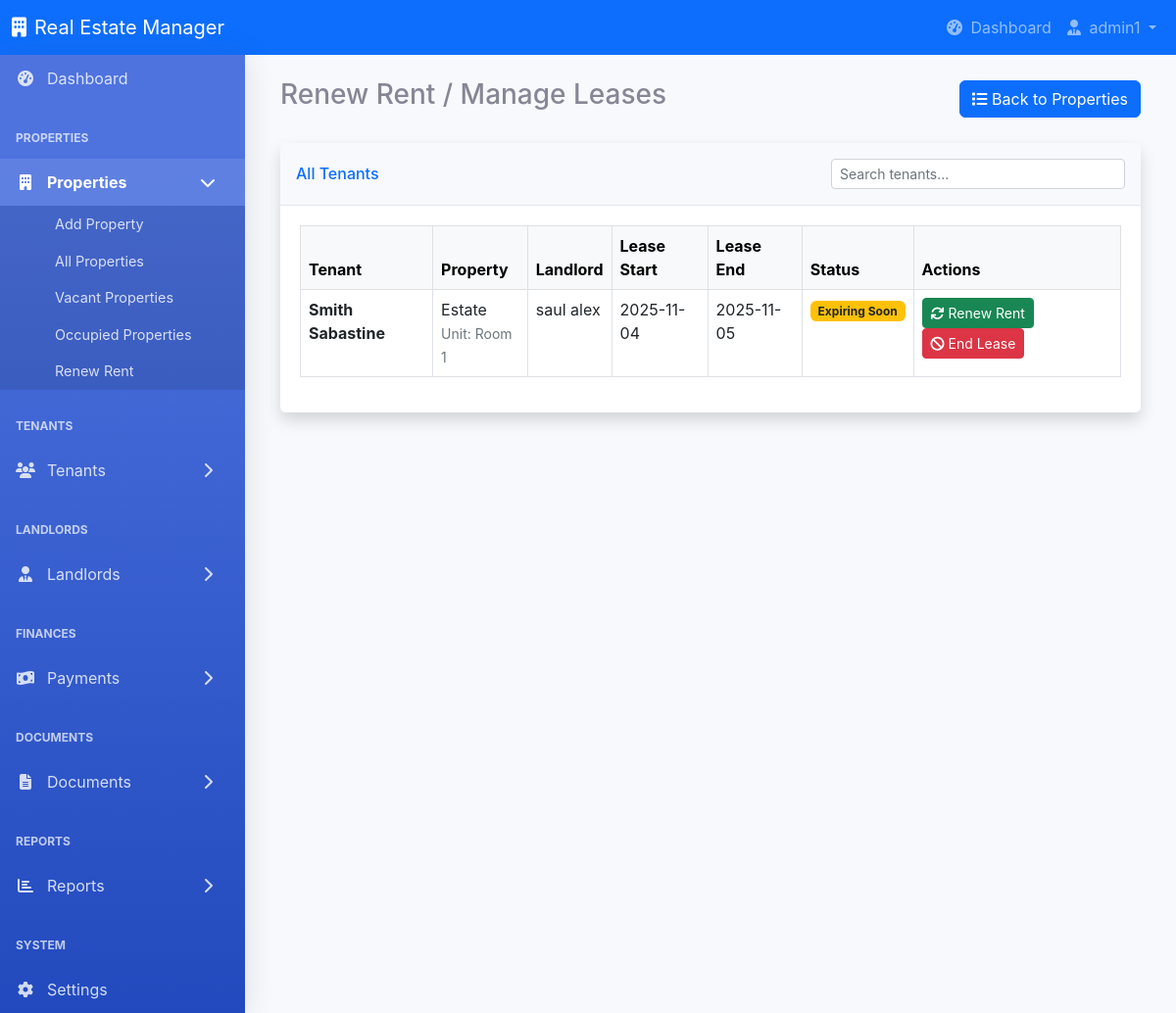
The app's page /properties/renew (signed in) with its own data.
### tables this page shows
CREATE TABLE tenants (
        id INTEGER PRIMARY KEY AUTOINCREMENT,
        full_name TEXT NOT NULL,
        phone TEXT NOT NULL,
        whatsapp TEXT,
        email TEXT,
        id_number TEXT,
        medium_of_reach TEXT,
        permanent_address TEXT,
        occupation TEXT,
        employer TEXT,
        lease_start_date TEXT,
        lease_end_date TEXT,
        receipt_info TEXT,
        bank_name TEXT,
        account_number TEXT,
        age INTEGER,
        sex TEXT,
        state_of_origin TEXT,
        nationality TEXT,
        tribe TEXT,
        remarks TEXT,
        guarantor_name TEXT,
        guarantor_phone TEXT,
        guarantor_address TEXT,
        next_of_kin_name TEXT,
        next_of_kin_address TEXT,
        property_id INTEGER,
        unit_id INTEGER,
        created_at TIMESTAMP DEFAULT CURRENT_TIMESTAMP, marital_status TEXT, spouse_name TEXT, spouse_phone TEXT, number_of_children INTEGER,
        FOREIGN KEY (property_id) REFERENCES properties (id),
        FOREIGN KEY (unit_id) REFERENCES property_units (id)
    );

CREATE TABLE properties (
        id INTEGER PRIMARY KEY AUTOINCREMENT,
        title TEXT NOT NULL,
        type TEXT NOT NULL,
        location TEXT NOT NULL,
        size TEXT,
        landlord_id INTEGER NOT NULL,
        price REAL,
        status TEXT DEFAULT 'Vacant',
        description TEXT,
        image_path TEXT,
        created_at TIMESTAMP DEFAULT CURRENT_TIMESTAMP,
        FOREIGN KEY (landlord_id) REFERENCES landlords (id)
    );

CREATE TABLE property_units (
        id INTEGER PRIMARY KEY AUTOINCREMENT,
        property_id INTEGER NOT NULL,
        unit_name TEXT NOT NULL,
        size TEXT,
        price REAL,
        status TEXT DEFAULT 'Vacant',
        tenant_id INTEGER,
        created_at TIMESTAMP DEFAULT CURRENT_TIMESTAMP,
        FOREIGN KEY (property_id) REFERENCES properties (id),
        FOREIGN KEY (tenant_id) REFERENCES tenants (id)
    );

CREATE TABLE landlords (
        id INTEGER PRIMARY KEY AUTOINCREMENT,
        full_name TEXT NOT NULL,
        phone TEXT NOT NULL,
        email TEXT,
        address TEXT,
        id_number TEXT,
        bank_name TEXT,
        account_number TEXT,
        current_balance REAL DEFAULT 0.0,
        created_at TIMESTAMP DEFAULT CURRENT_TIMESTAMP
    );

### app.py (the view, shortened to what this page needs)
@app.route('/properties/renew', methods=['GET', 'POST'])
@login_required
def renew_rent():
    conn = get_db_connection()
    try:
        tenants = conn.execute('''
            SELECT t.id as tenant_id, t.full_name, t.lease_start_date, t.lease_end_date,
                   p.id as property_id, p.title as property_title,
                   u.id as unit_id, u.unit_name,
                   l.id as landlord_id, l.full_name as landlord_name,
                   CASE
                       WHEN t.unit_id IS NOT NULL THEN u.price
                       ELSE p.price
                   END as rent_amount,
                   CASE
                       WHEN date(t.lease_end_date) < date('now') THEN 'Expired'
                       WHEN date(t.lease_end_date) <= date('now', '+30 day') THEN 'Expiring Soon'
                       ELSE 'Active'
                   END as lease_status,
                   (julianday(t.lease_end_date) - julianday('now')) as days_remaining
            FROM tenants t
            JOIN properties p ON t.property_id = p.id
            JOIN landlords l ON p.landlord_id = l.id
            LEFT JOIN property_units u ON t.unit_id = u.id
            WHERE t.property_id IS NOT NULL
            ORDER BY t.lease_end_date ASC
        ''').fetchall()
    except Exception as e:
        flash(f'Error loading tenants: {str(e)}', 'danger')
        tenants = []
    conn.close()
    return render_template('properties/renew_rent.html', tenants=tenants)

### app.py (called while the page is built)
def get_db_connection():
    conn = sqlite3.connect(DB_PATH)
    conn.row_factory = sqlite3.Row
    return conn

def login_required(f):
    @wraps(f)
    def decorated_function(*args, **kwargs):
        if 'user_id' not in session:
            flash('Please log in first.')
            return redirect(url_for('login'))
        return f(*args, **kwargs)
    return decorated_function

### templates/properties/renew_rent.html (shortened to what this page needs)
{% include 'partials/header.html' %}
<div class="container-fluid">
    <div class="d-flex justify-content-between align-items-center mb-4">
        <h1 class="h3">Renew Rent / Manage Leases</h1>
        <a href="{{ url_for('properties_list') }}" class="btn btn-primary">
            <i class="fas fa-list"></i> Back to Properties
        </a>
    </div>
    <div class="card shadow mb-4">
        <div class="card-header py-3 d-flex justify-content-between align-items-center">
            <h6 class="m-0 font-weight-bold text-primary">All Tenants</h6>
            <input type="text" id="tenantSearch" class="form-control form-control-sm" style="max-width: 300px;" placeholder="Search tenants...">
        </div>
        <div class="card-body">
            {% if tenants %}
            <div class="table-responsive">
                <table class="table table-bordered table-hover" id="tenantsTable">
                    <thead class="table-light">
                        <tr>
                            <th>Tenant</th>
                            <th>Property</th>
                            <th>Landlord</th>
                            <th>Lease Start</th>
                            <th>Lease End</th>
                            <th>Status</th>
                            <th>Actions</th>
                        </tr>
                    </thead>
                    <tbody>
                        {% for tenant in tenants %}
                        <tr>
                            <td><strong>{{ tenant.full_name }}</strong></td>
                            <td>
                                {{ tenant.property_title }}
                                {% if tenant.unit_name %}
                                <br><small class="text-muted">Unit: {{ tenant.unit_name }}</small>
                                {% endif %}
                            </td>
                            <td>{{ tenant.landlord_name }}</td>
                            <td>{{ tenant.lease_start_date or 'N/A' }}</td>
                            <td>{{ tenant.lease_end_date or 'N/A' }}</td>
                            <td>
                                {% if tenant.lease_status == 'Expired' %}
                                    <span class="badge bg-danger">Expired</span>
                                {% elif tenant.lease_status == 'Expiring Soon' %}
                                    <span class="badge bg-warning text-dark">Expiring Soon</span>
                                {% else %}
                                    <span class="badge bg-success">Active</span>
                                {% endif %}
                            </td>
                            <td>
                                <button class="btn btn-success btn-sm renew-btn"
                                        data-tenant-id="{{ tenant.tenant_id }}"
                                        data-tenant-name="{{ tenant.full_name }}"
                                        data-property-id="{{ tenant.property_id }}"
                                        data-property-title="{{ tenant.property_title }}"
                                        data-unit-id="{{ tenant.unit_id or '' }}"
                                        data-rent-amount="{{ tenant.rent_amount or 0 }}"
                                        data-lease-start="{{ tenant.lease_start_date or '' }}"
                                        data-lease-end="{{ tenant.lease_end_date or '' }}">
                                    <i class="fas fa-sync"></i> Renew Rent
                                </button>
                                <button class="btn btn-danger btn-sm end-lease-btn"
                                        data-tenant-id="{{ tenant.tenant_id }}"
                                        data-tenant-name="{{ tenant.full_name }}">
                                    <i class="fas fa-ban"></i> End Lease
                                </button>
                            </td>
                        </tr>
                        {% endfor %}
                    </tbody>
                </table>
            </div>
            {% else %}
            <div class="alert alert-info">
                <i class="fas fa-info-circle"></i> No tenants found.
            </div>
            {% endif %}
        </div>
    </div>
</div>
</div>
</div>
</div>
</body>
</html>

### static/css/styles.css (style rules this page uses)
:root { --primary-color: #4e73df; --secondary-color: #858796; --success-color: #1cc88a; --info-color: #36b9cc; --warning-color: #f6c23e; --danger-color: #e74a3b; --light-color: #f8f9fc; --dark-color: #5a5c69; }
body { font-family: 'Nunito', -apple-system, BlinkMacSystemFont, "Segoe UI", Roboto, "Helvetica Neue", Arial, sans-serif; font-size: 1rem; font-weight: 400; line-height: 1.5; color: #858796; background-color: #f8f9fc; }
.card { margin-bottom: 1.5rem; box-shadow: 0 0.15rem 1.75rem 0 rgba(58, 59, 69, 0.15); border: none; border-radius: 0.35rem; }
.card-header { background-color: #f8f9fc; border-bottom: 1px solid #e3e6f0; }
.card-body { padding: 1.25rem; }
.table-responsive { overflow-x: auto; }

### records on screen
tenants: full_name "Smith Sabastine", property_title "Estate", unit_name "Room 1", landlord_name "saul alex", lease_start_date "2025-11-04", lease_end_date "2025-11-05"

### other values on screen
{{ session['username'] }} "admin1"
